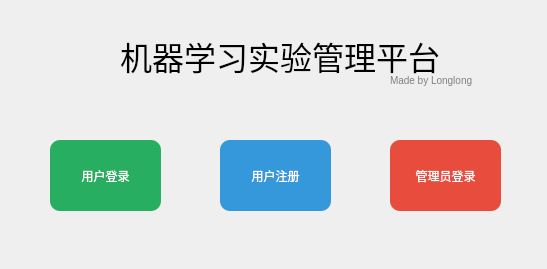
<?xml version="1.0" encoding="UTF-8"?>
<ui version="4.0">
 <class>login</class>
 <widget class="QWidget" name="login">
  <property name="geometry">
   <rect>
    <x>0</x>
    <y>0</y>
    <width>547</width>
    <height>269</height>
   </rect>
  </property>
  <property name="sizePolicy">
   <sizepolicy hsizetype="Fixed" vsizetype="Fixed">
    <horstretch>0</horstretch>
    <verstretch>0</verstretch>
   </sizepolicy>
  </property>
  <property name="minimumSize">
   <size>
    <width>547</width>
    <height>269</height>
   </size>
  </property>
  <property name="maximumSize">
   <size>
    <width>547</width>
    <height>269</height>
   </size>
  </property>
  <property name="windowTitle">
   <string>登录界面</string>
  </property>
  <property name="windowIcon">
   <iconset>
    <normaloff>../image/logo.png</normaloff>../image/logo.png</iconset>
  </property>
  <widget class="QLabel" name="background_label">
   <property name="geometry">
    <rect>
     <x>0</x>
     <y>0</y>
     <width>547</width>
     <height>269</height>
    </rect>
   </property>
   <property name="text">
    <string/>
   </property>
   <property name="pixmap">
    <pixmap>../image/background.png</pixmap>
   </property>
   <property name="scaledContents">
    <bool>true</bool>
   </property>
  </widget>
  <widget class="QLabel" name="label">
   <property name="geometry">
    <rect>
     <x>70</x>
     <y>30</y>
     <width>51</width>
     <height>51</height>
    </rect>
   </property>
   <property name="text">
    <string/>
   </property>
   <property name="pixmap">
    <pixmap>../image/logo.png</pixmap>
   </property>
   <property name="scaledContents">
    <bool>true</bool>
   </property>
   <property name="margin">
    <number>4</number>
   </property>
  </widget>
  <widget class="QLabel" name="label_2">
   <property name="geometry">
    <rect>
     <x>120</x>
     <y>30</y>
     <width>351</width>
     <height>51</height>
    </rect>
   </property>
   <property name="font">
    <font>
     <family>楷体</family>
     <pointsize>24</pointsize>
    </font>
   </property>
   <property name="text">
    <string>机器学习实验管理平台</string>
   </property>
   <property name="alignment">
    <set>Qt::AlignLeading|Qt::AlignLeft|Qt::AlignVCenter</set>
   </property>
  </widget>
  <widget class="QPushButton" name="user_signup">
   <property name="geometry">
    <rect>
     <x>220</x>
     <y>140</y>
     <width>111</width>
     <height>71</height>
    </rect>
   </property>
   <property name="styleSheet">
    <string>
          QPushButton#user_signup {
          background-color: #3498db;
          color: #ffffff;
          border-radius: 10px;
          }
          QPushButton#user_signup:hover {
          background-color: #45aaf2;
          }
          QPushButton#user_signup:pressed {
          background-color: #2980b9;
          }
        </string>
   </property>
   <property name="text">
    <string>用户注册</string>
   </property>
  </widget>
  <widget class="QLabel" name="label_3">
   <property name="geometry">
    <rect>
     <x>390</x>
     <y>70</y>
     <width>111</width>
     <height>20</height>
    </rect>
   </property>
   <property name="styleSheet">
    <string notr="true">
          QLabel#label_3 {
          color: #808080;
          font-size: 10px;
          }

        </string>
   </property>
   <property name="text">
    <string>Made by Longlong</string>
   </property>
  </widget>
  <widget class="QPushButton" name="admin_login">
   <property name="geometry">
    <rect>
     <x>390</x>
     <y>140</y>
     <width>111</width>
     <height>71</height>
    </rect>
   </property>
   <property name="styleSheet">
    <string>
          QPushButton#admin_login {
          background-color: #e74c3c;
          color: #ffffff;
          border-radius: 10px;
          }
          QPushButton#admin_login:hover {
          background-color: #f05a4d;
          }
          QPushButton#admin_login:pressed {
          background-color: #c0392b;
          }
        </string>
   </property>
   <property name="text">
    <string>管理员登录</string>
   </property>
  </widget>
  <widget class="QPushButton" name="user_login">
   <property name="geometry">
    <rect>
     <x>50</x>
     <y>140</y>
     <width>111</width>
     <height>71</height>
    </rect>
   </property>
   <property name="styleSheet">
    <string>
          QPushButton#user_login {
          background-color: #27ae60;
          color: #ffffff;
          border-radius: 10px;
          }
          QPushButton#user_login:hover {
          background-color: #2ecc71;
          }
          QPushButton#user_login:pressed {
          background-color: #1f8b4c;
          }
        </string>
   </property>
   <property name="text">
    <string>用户登录</string>
   </property>
  </widget>
 </widget>
 <resources/>
 <connections/>
</ui>
